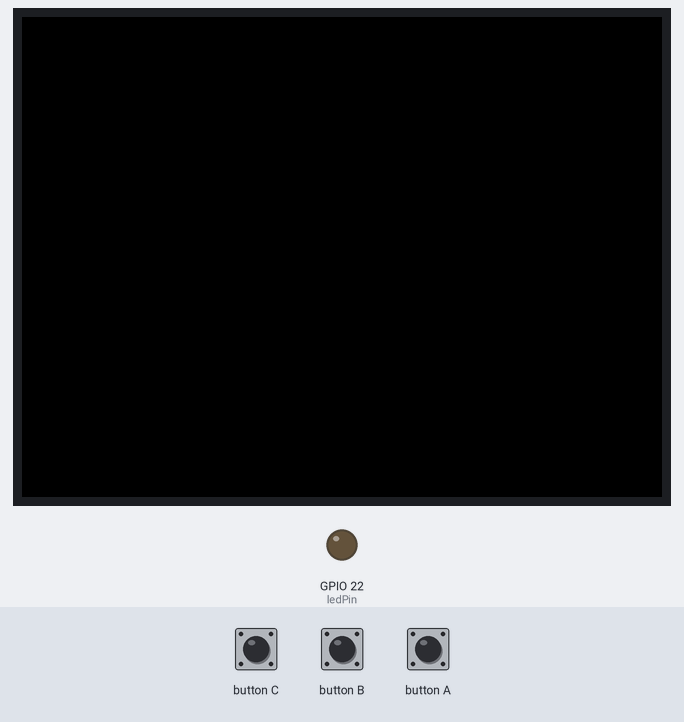
Bench run of a sketch on a simulated ESP32. On the bench: 320×240 colour display, output pins drawn as LEDs (lit = HIGH). The test bench sets the inputs (shaded band).

Above: at 1.3 s.
1.4 s: button C pressed for 0.15 s
At 2.3 s:
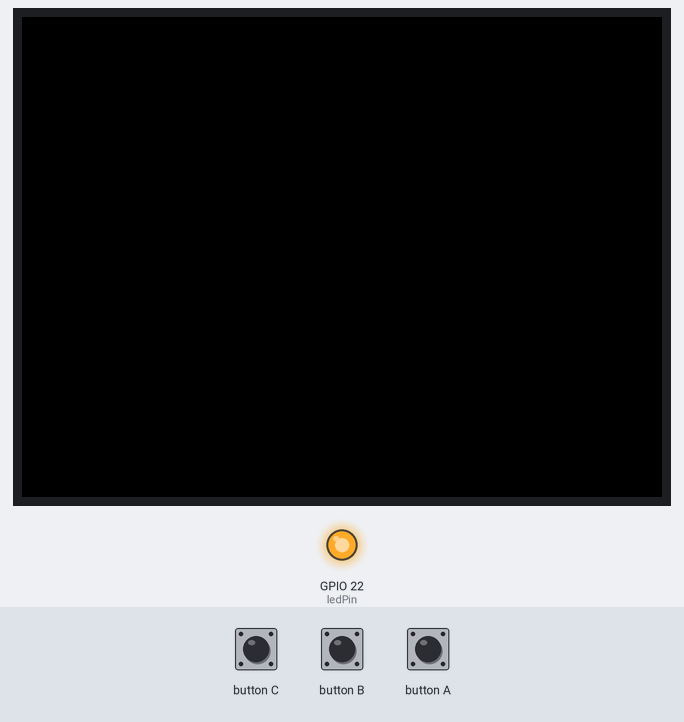
3.0 s: button C pressed for 1 s
At 3.5 s:
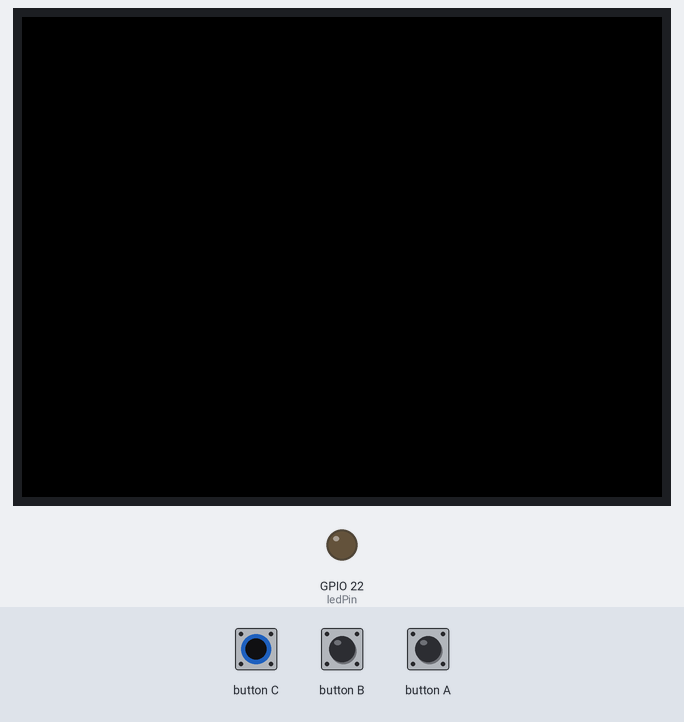
5.5 s: button C pressed for 3.2 s
At 6.6 s:
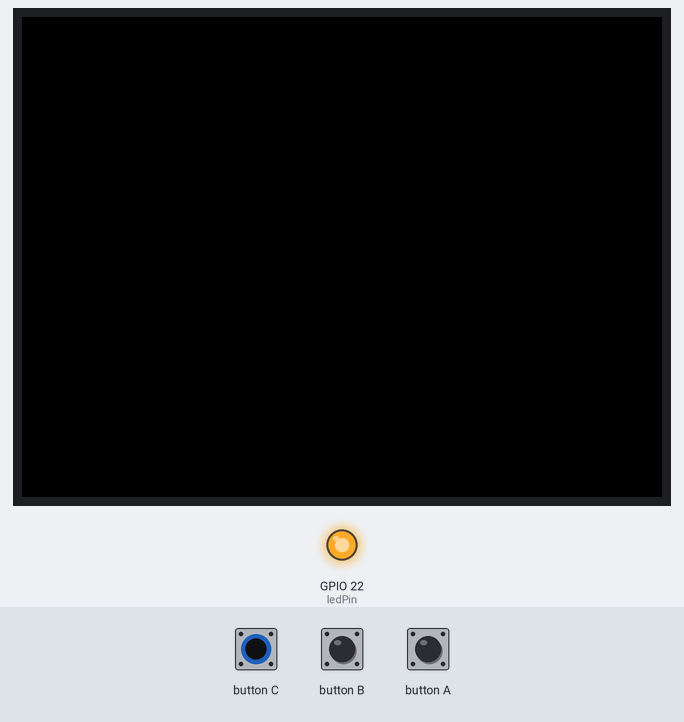
Timing chart, 0 to 8.5 s (numbered marks = the images above; inputs shaded):
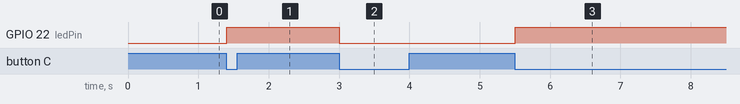

The sketch:

Lab2m5.ino
```cpp
#include <M5Stack.h>

int ledPin = 22;
int ledState = LOW;

void setup() {
  M5.begin();
  pinMode(ledPin, OUTPUT);
  digitalWrite(ledPin, ledState);
  M5.update();
}

void loop() {
  // put your main code here, to run repeatedly:
  if (M5.BtnC.wasPressed()) {
    ledState = !ledState;
    digitalWrite(ledPin, ledState);
    }
  M5.update();
}
```

Measured:
- after the input at 1.4 s, GPIO 22 (ledPin): LOW → HIGH at once
- after the input at 3.0 s, GPIO 22 (ledPin): HIGH → LOW at once
- after the input at 5.5 s, GPIO 22 (ledPin): LOW → HIGH at once
